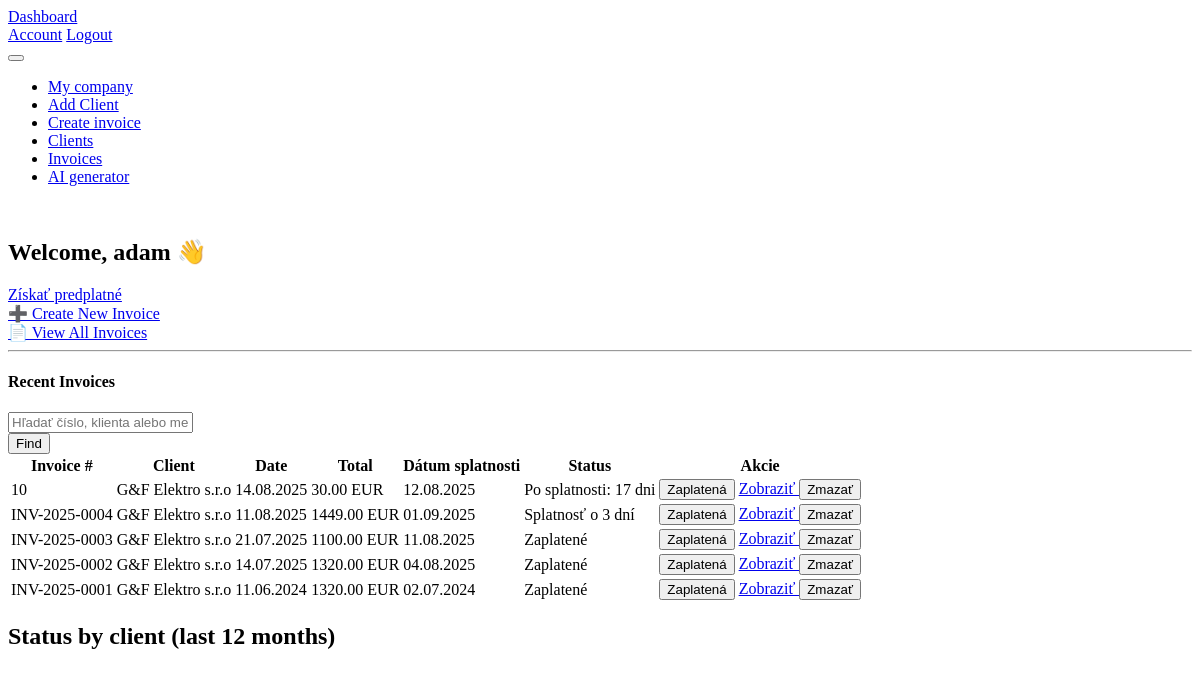
The page /dashboard (signed in) on the database as committed earlier.
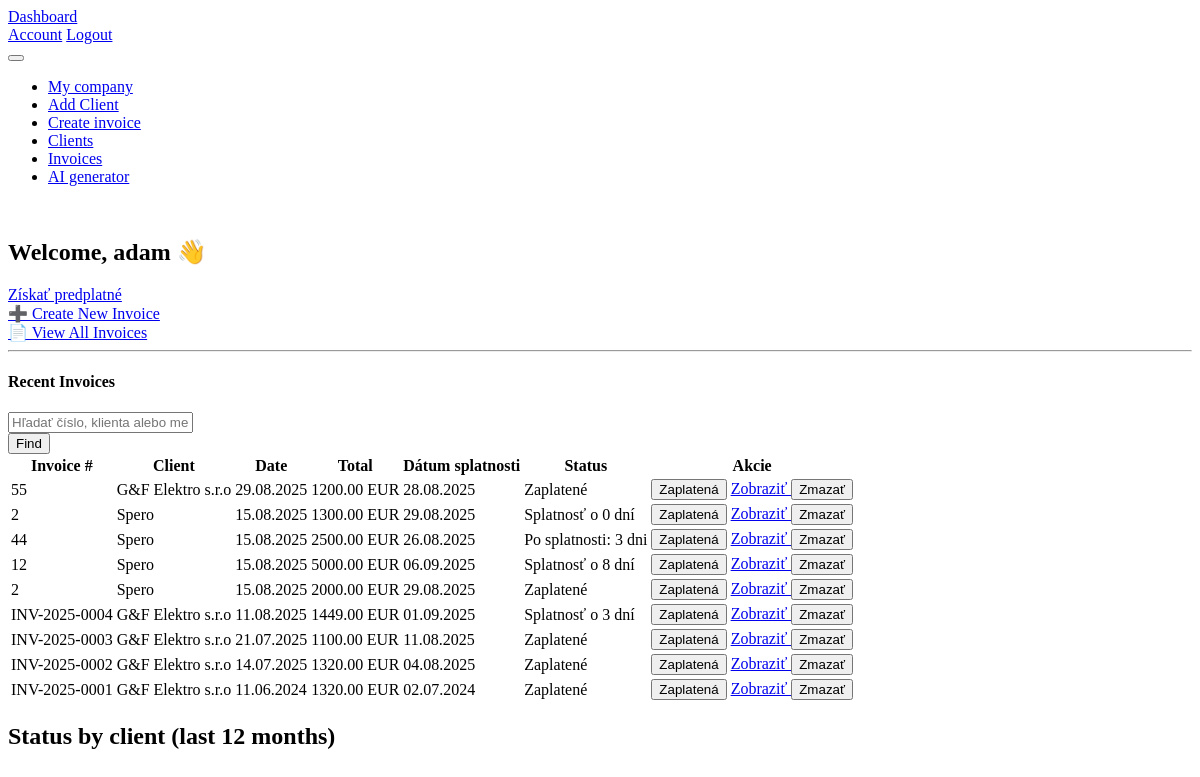
The same page on the database as committed later.
### models.py (models this page shows, shortened)
class User(db.Model,UserMixin):
    __tablename__ = 'users'
    id = db.Column(db.Integer, primary_key=True)
    email = db.Column(db.String(120), unique=True, nullable=False)
    username = db.Column(db.String(50), unique=True, nullable=False)
    password_hash = db.Column(db.String(128), nullable=False)
    is_paid = db.Column(db.Boolean, default=False)
    stripe_customer_id = db.Column(db.String(100), nullable=True)

class Invoice(db.Model):
        __tablename__ = 'invoices'
        id = db.Column(db.Integer, primary_key=True)
        invoice_number = db.Column(db.String(50), nullable=False)
        date = db.Column(db.Date, nullable=False)
        due_date = db.Column(db.Date, nullable=False)
        user_id = db.Column(db.Integer, db.ForeignKey('users.id'), nullable=False)
        user = db.relationship('User', backref=db.backref('invoices', lazy=True))
        currency = db.Column(db.String(10), nullable=False)
        total_cost = db.Column(db.Float, nullable=False)  # Total cost calculated as quantity
        vat_rate = db.Column(db.Float, nullable=True, default=0.0)  # VAT rate in percentage
        client_id = db.Column(db.Integer, db.ForeignKey('clients.id'), nullable=False)
        company_id = db.Column(db.Integer, db.ForeignKey('companies.id'), nullable=False)  # Foreign key to the company
        company= db.relationship('Company', backref=db.backref('invoices', lazy=True))
        client = db.relationship('Client', backref=db.backref('invoices', lazy=True))
        items = db.relationship("InvoiceItem", back_populates="invoice", cascade="all, delete-orphan")
        created_at = db.Column(db.DateTime, default=datetime.now(timezone.utc))  # Timestamp when the invoice was created
        status = db.Column(db.Enum(InvoiceStatus), nullable=False, default=InvoiceStatus.unpaid)
        @hybrid_property
        def is_overdue(self):
            return self.status == InvoiceStatus.unpaid and date.today() > self.due_date
        @hybrid_property
        def days_overdue(self):
            return (date.today() - self.due_date).days if self.is_overdue else 0
        @hybrid_property
        def days_until_due(self):
            return (self.due_date - date.today()).days if self.status == InvoiceStatus.unpaid else 0

class Client(db.Model):
        __tablename__ = 'clients'
        id = db.Column(db.Integer, primary_key=True)
        name = db.Column(db.String(100), nullable=False)
        ico = db.Column(db.String(20), nullable=False)
        dic = db.Column(db.String(20), nullable=False)
        street = db.Column(db.String(100), nullable=False)
        user_id = db.Column(db.Integer, db.ForeignKey('users.id'), nullable=False)
        user = db.relationship('User', backref=db.backref('clients', lazy=True))
        city = db.Column(db.String(50), nullable=False)
        zip_code = db.Column(db.String(20), nullable=False)
        country = db.Column(db.String(50), nullable=False)
        email = db.Column(db.String(100), nullable=False)
        phone = db.Column(db.String(20), nullable=False)
        iban = db.Column(db.String(34), nullable=False)
        bic = db.Column(db.String(11), nullable=False)
        payment_method = db.Column(db.String(50), nullable=False)
        is_vat_payer = db.Column(db.Boolean, default=False)
        ic_dph = db.Column(db.String(20), nullable=True)  # Optional field for VAT ID if the client is a VAT payer

### routes.py (the view, shortened to what this page needs)
@main.route('/dashboard')
@login_required
def dashboard():
    q = (request.args.get('q') or '').strip()
    query = (Invoice.query
             .join(Client, Client.id == Invoice.client_id)
             .filter(Invoice.user_id == current_user.id))
    invoices = (query
                .order_by(Invoice.date.desc(), Invoice.id.desc())
                .limit(10)             # <-- max 10
                .all())
    return render_template('dashboard.html',
                           invoices=invoices,
                           q=q,
                           InvoiceStatus=InvoiceStatus)

### templates/dashboard.html (shortened to what this page needs)
{% extends "base.html" %}
{% block content %}
<div class="container mt-5">
  <h2>Welcome, {{ current_user.username }} 👋</h2>
<a href="{{ url_for('main.create_checkout_session') }}" class="btn btn-success">Získať predplatné</a>
  <div class="row mt-4">
    <div class="col-md-6">
      <a href="{{ url_for('main.add_invoice') }}" class="btn btn-primary btn-lg w-100 mb-3">
        ➕ Create New Invoice
      </a>
    </div>
    <div class="col-md-6">
      <a href="{{ url_for('main.list_invoices') }}" class="btn btn-outline-secondary btn-lg w-100 mb-3">
        📄 View All Invoices
      </a>
    </div>
  </div>
  <hr>
  <h4 class="mt-4">Recent Invoices</h4>
<form method="get" class="row g-2 align-items-center mb-2">
  <div class="col-auto">
    <input type="text" class="form-control" name="q" placeholder="Hľadať číslo, klienta alebo menu" value="{{ q or '' }}">
  </div>
  <div class="col-auto">
    <button class="btn btn-primary" type="submit">Find</button>
  </div>
</form>
{% if invoices %}
  <div class="table-responsive" style="max-height:420px; overflow-y:auto;">
    <table class="table table-striped table-hover mb-0 table-sticky">
      <thead>
        <tr>
          <th>Invoice #</th>
          <th>Client</th>
          <th>Date</th>
          <th>Total</th>
          <th>Dátum splatnosti</th>
          <th>Status</th>
          <th>Akcie</th>
        </tr>
      </thead>
      <tbody>
        {% for invoice in invoices %}
        <tr>
          <td>{{ invoice.invoice_number }}</td>
          <td>{{ invoice.client.name }}</td>
          <td>{{ invoice.date.strftime('%d.%m.%Y') }}</td>
          <td>{{ "%.2f"|format(invoice.total_cost) }} {{ invoice.currency }}</td>
          <td>{{ invoice.due_date.strftime('%d.%m.%Y') }}</td>
          <td>
            {% if invoice.status == InvoiceStatus.paid %}
              <span class="badge bg-success">Zaplatené</span>
            {% elif invoice.is_overdue %}
              <span class="badge bg-danger">Po splatnosti: {{ invoice.days_overdue }} dni</span>
            {% else %}
              <span class="badge bg-warning">Splatnosť o {{ invoice.days_until_due }} dní</span>
            {% endif %}
          </td>
         <td class="text-nowrap">
          <form method="POST" action="{{ url_for('main.mark_invoice_paid', id=invoice.id) }}" style="display:inline;">
            <button type="submit" class="btn btn-sm btn-primary">
               Zaplatená
            </button>
          </form>
            <a href="{{ url_for('main.view_invoice', invoice_id=invoice.id) }}" class="btn btn-sm btn-primary">
               Zobraziť
            </a>
            <form method="POST" action="{{ url_for('main.delete_invoice', invoice_id=invoice.id) }}" style="display:inline;">
              <button type="submit" class="btn btn-sm btn-danger"
                onclick="return confirm('Ste si istý, že chcete zmazať túto faktúru?');">
                 Zmazať
              </button>
            </form>
          </td>
        </tr>
        {% endfor %}
      </tbody>
    </table>
  </div>
{% else %}
  <div class="text-muted">Žiadne faktúry.</div>
{% endif %}
<h2>Status by client (last 12 months)</h2>
<div id="statusByClientWrap">
</div>
</div>
{% endblock %}

### templates/base.html (shortened to what this page needs)
<!DOCTYPE html>
<html lang="en" data-bs-theme="light">
<head>
  <link href="https://cdn.jsdelivr.net/npm/@tabler/core@1.4.0/dist/css/tabler.min.css" rel="stylesheet">
  <link href="https://cdn.jsdelivr.net/npm/@tabler/icons-webfont@latest/tabler-icons.min.css" rel="stylesheet">
</head>
<body>
  <div class="page">
    <header class="navbar navbar-expand-md navbar-light border-bottom d-print-none">
      <div class="container-xl">
        <a class="navbar-brand" href="/dashboard">
          <span class="navbar-brand-text">Dashboard</span>
        </a>
        <div class="navbar-nav flex-row order-md-last">
          <a class="nav-link px-2" href="{{ url_for('main.account') }}">Account</a>
          <a class="nav-link px-2" href="{{ url_for('main.logout') }}">Logout</a>
        </div>
        <button class="navbar-toggler" type="button" data-bs-toggle="collapse" data-bs-target="#navbar-menu">
        </button>
        <div class="collapse navbar-collapse" id="navbar-menu">
          <ul class="navbar-nav">
            <li class="nav-item"><a class="nav-link" href="/my_company"><span class="ms-2">My company</span></a></li>
            <li class="nav-item"><a class="nav-link" href="/add_client"><span class="ms-2">Add Client</span></a></li>
            <li class="nav-item"><a class="nav-link" href="/add_invoice"><span class="ms-2">Create invoice</span></a></li>
            <li class="nav-item"><a class="nav-link" href="/clients"><span class="ms-2">Clients</span></a></li>
            <li class="nav-item"><a class="nav-link" href="/invoices"><span class="ms-2">Invoices</span></a></li>
            <li class="nav-item"><a class="nav-link" href="/ai_invoice"><span class="ms-2">AI generator</span></a></li>
          </ul>
        </div>
      </div>
    </header>
    <div class="page-wrapper">
      <div class="container-fluid content-wrap">
        <div class="card card-body">
          {% block content %}{% endblock %}
        </div>
      </div>
    </div>
  </div>
</body>
</html>

### templates/base.html (style rules this page uses)
body { background: var(--tblr-bg-surface); }
.content-wrap { padding-top: 1rem; padding-bottom: 1rem; }

### templates/dashboard.html (style rules this page uses)
.table-sticky thead th { position: sticky; top: 0; z-index: 1; background-color: var(--bs-body-bg, #fff); }

Rows that differ between the two databases and show on the page:
removed Invoice: invoice_number "10", client.name "G&F Elektro s.r.o", date "14.08.2025", total_cost "30.00", currency "EUR", due_date "12.08.2025", days_overdue "17"
added Invoice: invoice_number "55", client.name "G&F Elektro s.r.o", date "29.08.2025", total_cost "1200.00", currency "EUR", due_date "28.08.2025", status "Zaplatené"
added Invoice: invoice_number "2", client.name "Spero", date "15.08.2025", total_cost "1300.00", currency "EUR", due_date "29.08.2025", days_until_due "0"
added Invoice: invoice_number "44", client.name "Spero", date "15.08.2025", total_cost "2500.00", currency "EUR", due_date "26.08.2025", days_overdue "3"
added Invoice: invoice_number "12", client.name "Spero", date "15.08.2025", total_cost "5000.00", currency "EUR", due_date "06.09.2025", days_until_due "8"
added Invoice: invoice_number "2", client.name "Spero", date "15.08.2025", total_cost "2000.00", currency "EUR", due_date "29.08.2025", status "Zaplatené"
